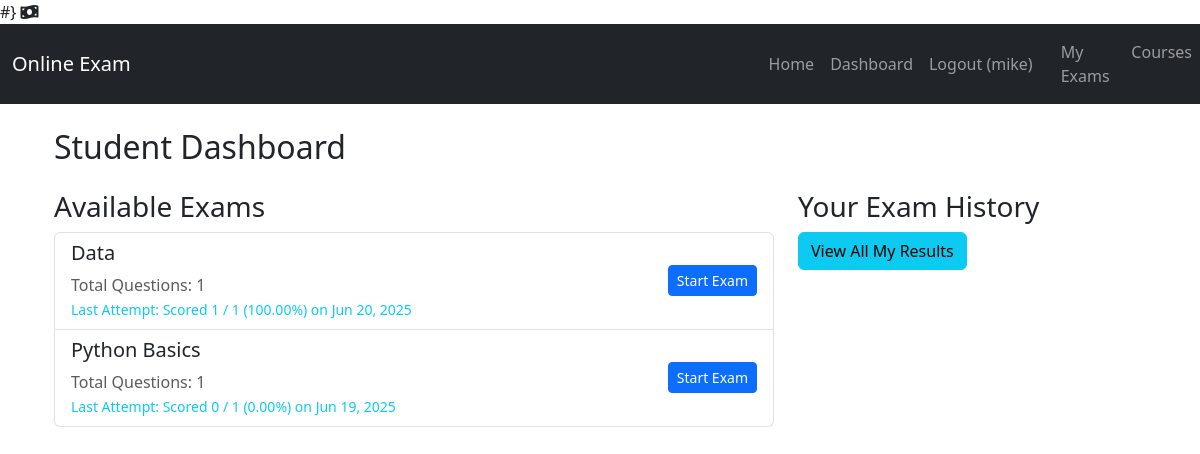
The page /student/dashboard/ (signed in) on the database as committed earlier.
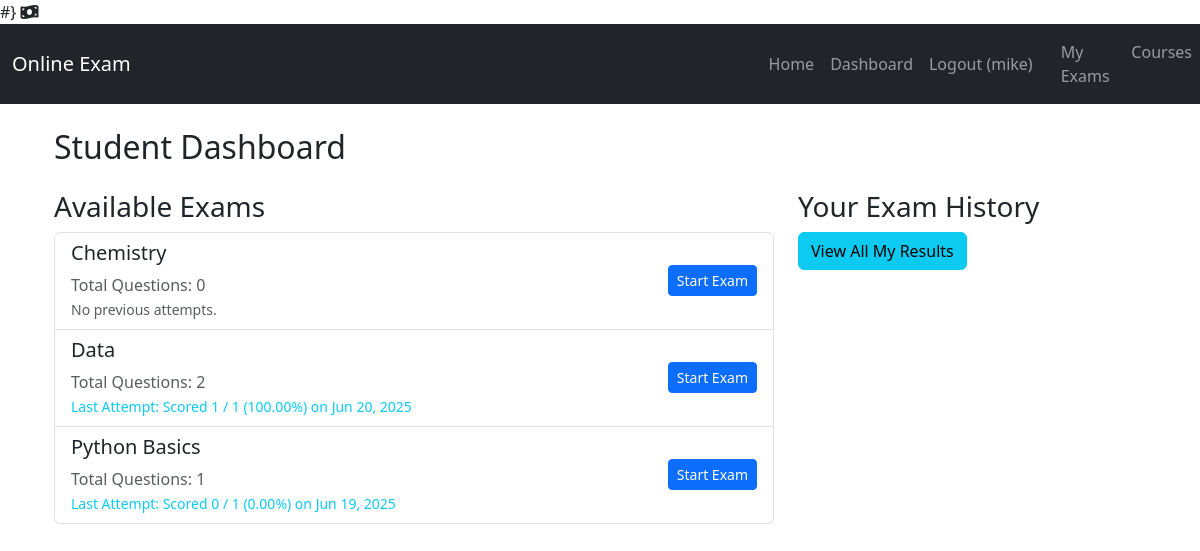
The same page on the database as committed later.
### exam_app/models.py (models this page shows, shortened)
class Course(models.Model):
    name = models.CharField(max_length=200)
    description = models.TextField(blank=True)
    teacher = models.ForeignKey(User, on_delete=models.CASCADE, limit_choices_to={'is_teacher': True})
    is_active = models.BooleanField(default=True) # <-- Add this line
    time_limit_minutes = models.PositiveIntegerField(
        default=60, # Default to 60 minutes (1 hour)
        validators=[MinValueValidator(5), MaxValueValidator(240)], # Min 5 mins, Max 4 hours
        help_text="Time limit for the exam in minutes (e.g., 60 for 1 hour)."
    )
    created_at = models.DateTimeField(auto_now_add=True)
    updated_at = models.DateTimeField(auto_now=True)
    class Meta:
        unique_together = ('name', 'teacher') # Ensure a teacher cannot have two courses with the same name
        ordering = ['name']

class Result(models.Model):
    student = models.ForeignKey(User, on_delete=models.CASCADE, limit_choices_to={'is_student': True})
    course = models.ForeignKey(Course, on_delete=models.CASCADE)
    exam = models.OneToOneField(Exam, on_delete=models.CASCADE, primary_key=True) # One result per exam attempt
    score = models.IntegerField()
    total_marks = models.IntegerField()
    percentage = models.FloatField()
    date_achieved = models.DateTimeField(auto_now_add=True)
    class Meta:
        ordering = ['-date_achieved'] # Order results by most recent first

### exam_app/views.py (the view)
# urls.py: path('student/dashboard/', views.student_dashboard, name='student_dashboard'),
@login_required
@user_passes_test(is_student)
def student_dashboard(request):
    available_courses = Course.objects.all().order_by('name')
    student_results = Result.objects.filter(student=request.user).select_related('course').order_by('course__name', '-date_achieved')
    latest_results = {}
    for result in student_results:
        if result.course.id not in latest_results:
            latest_results[result.course.id] = result
    context = {
        'available_courses': available_courses,
        'latest_results': latest_results, # Pass the dictionary of latest results
        'page_title': 'Student Dashboard'
    }
    return render(request, 'students/student_dashboard.html', context)

### exam_app/templatetags/exam_filters.py (called while the page is built)
@register.filter(name='get_item')
def get_item(dictionary, key):
    return dictionary.get(key)

### exam_app/views.py (called while the page is built)
def is_student(user):
    return user.is_authenticated and user.is_student

### exam_app/templates/students/student_dashboard.html (shortened to what this page needs)
{% extends 'base.html' %}
{% load exam_filters %}
{% block content %}
<div class="container mt-4">
    <h2 class="mb-4">{{ page_title }}</h2>
    <div class="row">
        <div class="col-md-8">
            <h3>Available Exams</h3>
            {% if available_courses %}
                <div class="list-group">
                    {% for course in available_courses %}
                        <div class="list-group-item list-group-item-action d-flex justify-content-between align-items-center">
                            <div>
                                <h5>{{ course.name }}</h5>
                                <p class="mb-0 text-muted">Total Questions: {{ course.question_set.count }}</p>
                                {% if latest_results|get_item:course.id %}
                                    {% with result=latest_results|get_item:course.id %}
                                        <small class="text-info">Last Attempt: Scored {{ result.score }} / {{ result.total_marks }} ({{ result.percentage|floatformat:2 }}%) on {{ result.date_achieved|date:"M d, Y" }}</small>
                                    {% endwith %}
                                {% else %}
                                    <small class="text-muted">No previous attempts.</small>
                                {% endif %}
                            </div>
                            <a href="{% url 'exam_app:exam_start' course.pk %}" class="btn btn-primary btn-sm">Start Exam</a>
                        </div>
                    {% endfor %}
                </div>
            {% else %}
                <p>No courses with exams available yet.</p>
            {% endif %}
        </div>
        <div class="col-md-4">
            <h3>Your Exam History</h3>
            <p>
                <a href="{% url 'exam_app:student_exam_history' %}" class="btn btn-info">View All My Results</a>
            </p>
        </div>
    </div>
</div>
{% endblock %}

Rows that differ between the two databases and show on the page:
added Course: name "Chemistry", question_set.count "0", shows "No previous attempts."
changed Course "Data": question_set.count "1" → "2"
